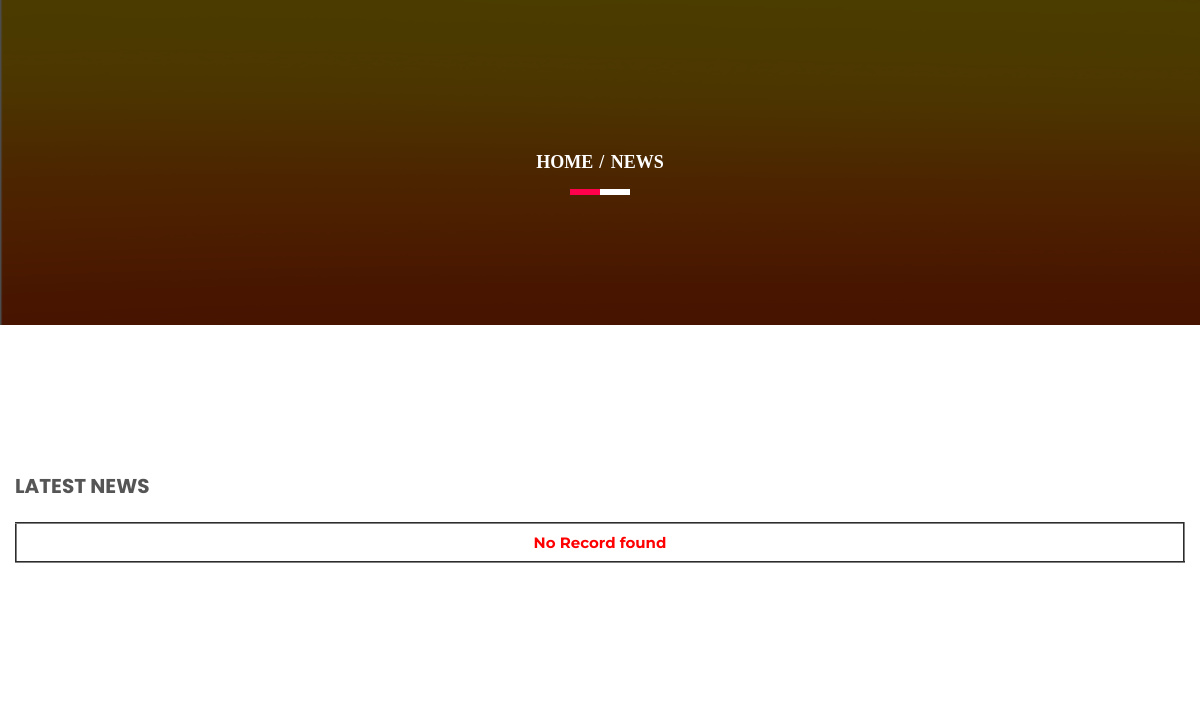
Before: /news.php with the older database file.
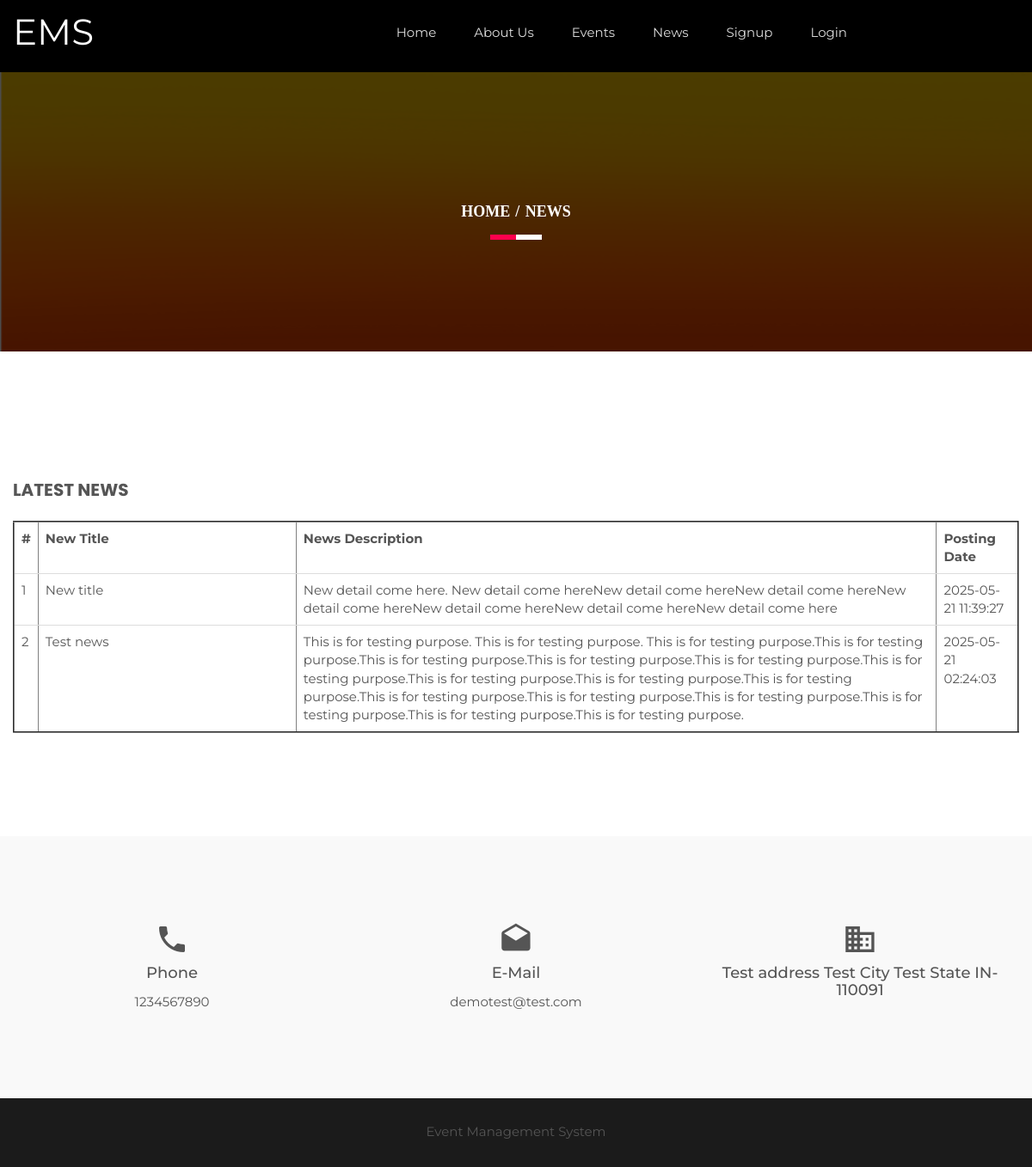
After: the same page with the newer database file.
### tables this page shows
CREATE TABLE `tblgenralsettings` (
  `id` int(11) NOT NULL,
  `SiteName` varchar(200) DEFAULT NULL,
  `PhoneNumber` bigint(12) DEFAULT NULL,
  `EmailId` varchar(255) DEFAULT NULL,
  `address` mediumtext DEFAULT NULL,
  `footercontent` mediumtext DEFAULT NULL,
  `LastUpdationDate` timestamp NULL DEFAULT NULL ON UPDATE current_timestamp()
);

CREATE TABLE `tblnews` (
  `id` int(11) NOT NULL,
  `NewsTitle` varchar(255) DEFAULT NULL,
  `NewsDetails` mediumtext DEFAULT NULL,
  `PostingDate` timestamp NULL DEFAULT current_timestamp(),
  `LastUpdationDate` timestamp NULL DEFAULT NULL ON UPDATE current_timestamp()
);

### news.php (the view, shortened to what the changed rows need)
<?php
include('includes/config.php');
?>
<!doctype html>
<html class="no-js" lang="en">
    <head>
        <link rel="stylesheet" href="css/bootstrap.min.css">
        <link rel="stylesheet" href="css/animate.css">
        <link rel="stylesheet" href="css/meanmenu.min.css">
        <link rel="stylesheet" href="css/owl.carousel.css">
        <link rel="stylesheet" href="css/icofont.css">
        <link rel="stylesheet" href="css/nivo-slider.css">
        <link rel="stylesheet" href="css/animate-text.css">
        <link rel="stylesheet" href="css/material-design-iconic-font.min.css">
		<link rel="stylesheet" href="style.css">
        <link rel="stylesheet" href="css/responsive.css">
		<link href="css/color/skin-default.css" rel="stylesheet">
    </head>
    <body>
         <div class="wrapper single-blog">
           <div id="home" class="header-slider-area">
                   <?php include_once('includes/header.php');?>
            </div>
            <div class="single-blog-area ptb100 fix">
               <div class="container">
                   <div class="row">
                       <div class="col-md-12 col-sm-7">
                           <div class="single-blog-body">
                                <div class="Leave-your-thought mt50">
                                    <div class="row">
                                        <form name="signin" method="post">
                                            <div class="col-md-12 col-sm-6 col-xs-12 lyt-left">
<table border="2" class="table">
 <?php   $sql = "SELECT NewsTitle,NewsDetails,PostingDate from tblnews order by id desc ";
$query = $dbh -> prepare($sql);
$query->execute();
$results=$query->fetchAll(PDO::FETCH_OBJ);
$cnt=1;
if($query->rowCount() > 0)
{ ?>
<tr>
<th>#</th>
<th>New Title</th>
<th>News Description</th>
<th>Posting Date</th>
</tr>
<?php
foreach($results as $row)
{ ?>
<tr>
<td><?php echo htmlentities($cnt);?></td>
<td width="300"><?php echo htmlentities($row->NewsTitle);?></td>
<td><?php echo htmlentities($row->NewsDetails);?></td>
<td><?php echo htmlentities($row->PostingDate);?></td>
</tr>
<?php $cnt++;
}} else {?>
    <tr>
        <th colspan="5" style="color:red; text-align:center;">No Record found</th>
    </tr>
<?php } ?>
</table>
                                            </div>
</div>
                                    </div>
                                </div>
                           </div>
                       </div>
               </div>
           </div>
         </div>
                 <?php include_once('includes/footer.php');?>
         </div>
    </body>
</html>

### includes/header.php (shortened to what the changed rows need)
<?php
$ret = "Select  SiteName from tblgenralsettings ";
$querys = $dbh -> prepare($ret);
$querys->execute();
$resultss=$querys->fetchAll(PDO::FETCH_OBJ);
if($querys->rowCount() > 0)
{
foreach($resultss as $rows)
{ ?>
   <div id="home" class="header-slider-area">
                <div class="header-area header-2">
                    <div id="sticker" class="logo-menu-area header-area-2">
                        <div class="container hidden-xs">
                            <div class="row">
                                <div class="col-md-2 col-sm-3">
                                    <div class="logo">
                                        <a href="index.php" style="font-size:42px; color:#fff"><?php echo htmlentities($rows->SiteName);?></a>
                                    </div>
                                </div>
                                <div class="col-md-8 col-sm-9">
                                    <div class="main-menu text-right">
                                        <nav>
                                            <ul id="nav">
                                                <li><a class="smooth-scroll" href="index.php">Home</a></li>
                                                <li><a class="smooth-scroll" href="about-us.php">About Us</a></li>
                                                <li><a class="smooth-scroll" href="all-events.php">Events</a></li>
                                                <li><a class="smooth-scroll" href="news.php">News</a></li>
                                                <?php if(strlen($_SESSION['usrid']==0)){?>
                                                <li><a class="smooth-scroll" href="signup.php">Signup</a></li>
                                                 <li><a class="smooth-scroll" href="signin.php">Login</a></li>
                                             <?php } else {?>
<li><a class="smooth-scroll" href="profile.php">My Account</a></li>
                                             <?php } ?>
                                            </ul>
                                        </nav>
                                    </div>
                                </div>
                                </div>
                            </div>
                        </div>
                    </div>
                    <?php }} ?>

### includes/footer.php (shortened to what the changed rows need)
<?php
$ret = "Select  PhoneNumber,address,EmailId,footercontent from tblgenralsettings ";
$querys = $dbh -> prepare($ret);
$querys->execute();
$resultss=$querys->fetchAll(PDO::FETCH_OBJ);
if($querys->rowCount() > 0)
{
foreach($resultss as $rows)
{ ?>
 <div class="information-area off-white ptb100">
                    <div class="container">
                        <div class="row">
                            <div class="col-md-4 col-sm-3 col-xs-12">
                                <div class="single-information text-center">
                                    <div class="info-icon">
                                        <i class="zmdi zmdi-phone"></i>
                                    </div>
                                    <h4>Phone</h4>
                                    <p><?php echo htmlentities($rows->PhoneNumber);?></p>
                                </div>
                            </div>
                            <div class="col-md-4 col-sm-3 col-xs-12">
                                <div class="single-information text-center">
                                    <div class="info-icon">
                                        <i class="zmdi zmdi-email-open"></i>
                                    </div>
                                    <h4>E-Mail</h4>
                                    <p><a href="mailto:company@email.com"><?php echo htmlentities($rows->EmailId);?></a></p>
                                </div>
                            </div>
                            <div class="col-md-4 col-sm-3 col-xs-12">
                                <div class="single-information text-center">
                                    <div class="info-icon">
                                        <i class="zmdi zmdi-city-alt"></i>
                                    </div>
                                    <h4><?php echo htmlentities($rows->address);?></h4>
                                </div>
                            </div>
                        </div>
                    </div>
                </div>
            <div class="footer-area" align="center">
                <div class="container">
                    <div class="row">
                        <div class="col-md-12 col-sm-6 col-xs-12">
                            <div class="social-area">
                             <?php echo htmlentities($rows->footercontent);?>
                            </div>
                        </div>
                    </div>
                </div>
            </div>
            <?php }} ?>

Changed rows visible on the page:
added tblgenralsettings: SiteName "EMS", PhoneNumber "1234567890", EmailId "demotest@test.com", address "Test address Test City Test State IN-110091", footercontent "Event Management System"
added tblnews: NewsTitle "New title", NewsDetails "New detail come here. New detail come hereNew detail come hereNew detail come hereNew detail come hereNew detail come hereNew detail come hereNew detail come here", PostingDate "2025-05-21 11:39:27"
added tblnews: NewsTitle "Test news", NewsDetails "This is for testing purpose. This is for testing purpose. This is for testing purpose.This is for testing purpose.This is for testing purpose.This is for testing purpose.This is for testing purpose.This is for testing purpose.This is for testing purpose.This is for testing purpose.This is for testing purpose.This is for testing purpose.This is for testing purpose.This is for testing purpose.This is for testing purpose.This is for testing purpose.This is for testing purpose.", PostingDate "2025-05-21 02:24:03"
Other visible differences:
text no longer shown: "No Record found"
text now shown: "# New Title News Description Posting Date"
